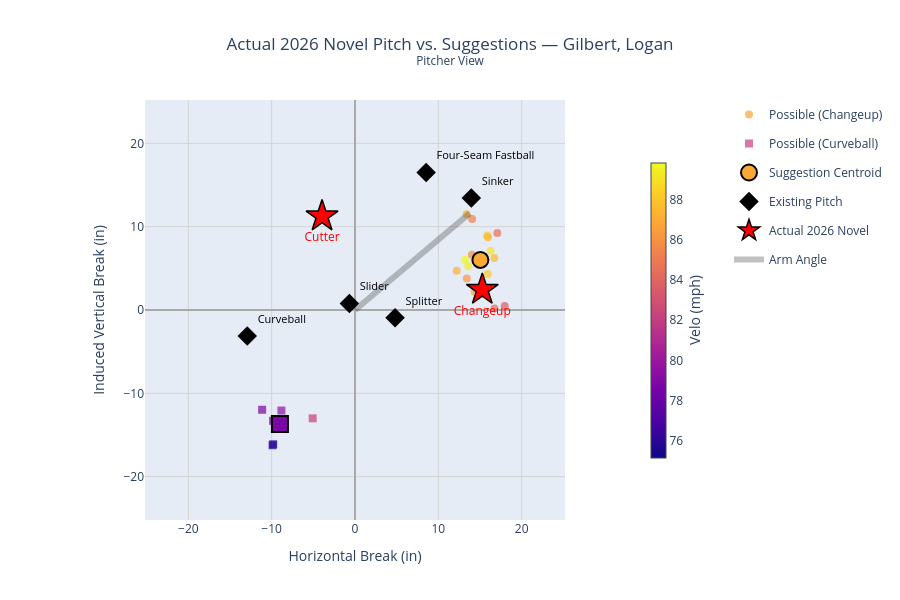

Notebook cell for this chart:
### Code cell
# Any pitcher in novel_2026 works. Soroka's actual 2026 Cutter landed almost exactly on his
# suggested Cutter centroid; try e.g. 'Helsley, Ryan' or 'May, Dustin' for other cases.
validate_pitcher('Gilbert, Logan', novel_2026, pools, throws, pitch_type_summ_2125)

### Figure 1 — Plotly figure (JSON) as saved in the notebook; plotly's stock layout.template omitted (floating-point values rounded to 4 significant figures)
{"data": [{"customdata": [["Petricka, Jake", "Changeup", 86.75], ["May, Trevor", "Changeup", 87.29], ["Brogdon, Connor", "Changeup", 84.57], ["Jiménez, Joe", "Changeup", 89.05], ["Megill, Tylor", "Changeup", 87.16], ["Oviedo, Luis", "Changeup", 85.32], ["Williams, Gavin", "Changeup", 88.48], ["Strider, Spencer", "Changeup", 85.88], ["Heuer, Codi", "Changeup", 87.24], ["Whitlock, Garrett", "Changeup", 84.34], ["Kelly, Zack", "Changeup", 83.59], ["Leahy, Kyle", "Changeup", 89.83], ["Brown, McCade", "Changeup", 87.58], ["Varland, Louis", "Changeup", 89.43], ["Robertson, Nick", "Changeup", 88.17], ["Mize, Casey", "Splitter", 86.23]], "hovertemplate": "<b>%{customdata[0]}</b><br>%{customdata[1]} — %{customdata[2]:.1f} mph<extra></extra>", "marker": {"cmax": 89.83, "cmin": 75.18, "color": [86.75, 87.29, 84.57, 89.05, 87.16, 85.32, 88.48, 85.88, 87.24, 84.34, 83.59, 89.83, 87.58, 89.43, 88.17, 86.23], "colorbar": {"len": 0.75, "thickness": 15, "title": {"side": "right", "text": "Velo (mph)"}, "x": 1.02}, "colorscale": [[0, "#0d0887"], [0.1111, "#46039f"], [0.2222, "#7201a8"], [0.3333, "#9c179e"], [0.4444, "#bd3786"], [0.5556, "#d8576b"], [0.6667, "#ed7953"], [0.7778, "#fb9f3a"], [0.8889, "#fdca26"], [1, "#f0f921"]], "opacity": 0.7, "showscale": true, "size": 8, "symbol": "circle"}, "mode": "markers", "name": "Possible (Changeup)", "type": "scatter", "x": [14.36, 13.4, 17.08, 16.26, 12.2, 14.06, 15.85, 14.03, 15.95, 16.74, 17.97, 13.2, 16.72, 13.59, 15.92, 13.41], "y": [2.184, 11.49, 9.232, 7.111, 4.698, 10.92, 8.952, 6.632, 8.718, 0.1859, 0.468, 6.036, 6.244, 5.253, 4.315, 3.793]}, {"customdata": [["Hendriks, Liam", "Curveball", 82.18], ["Megill, Tylor", "Curveball", 78.06], ["Oviedo, Luis", "Curveball", 75.18], ["Williams, Gavin", "Curveball", 76.25], ["Leahy, Kyle", "Curveball", 81.62], ["Mize, Casey", "Knuckle Curve", 79.61], ["Brown, McCade", "Knuckle Curve", 78.71]], "hovertemplate": "<b>%{customdata[0]}</b><br>%{customdata[1]} — %{customdata[2]:.1f} mph<extra></extra>", "marker": {"cmax": 89.83, "cmin": 75.18, "color": [82.18, 78.06, 75.18, 76.25, 81.62, 79.61, 78.71], "colorscale": [[0, "#0d0887"], [0.1111, "#46039f"], [0.2222, "#7201a8"], [0.3333, "#9c179e"], [0.4444, "#bd3786"], [0.5556, "#d8576b"], [0.6667, "#ed7953"], [0.7778, "#fb9f3a"], [0.8889, "#fdca26"], [1, "#f0f921"]], "opacity": 0.7, "showscale": false, "size": 8, "symbol": "square"}, "mode": "markers", "name": "Possible (Curveball)", "type": "scatter", "x": [-5.071, -9.819, -9.815, -9.892, -8.498, -8.828, -11.14], "y": [-13.0, -13.3, -16.11, -16.23, -13.07, -12.06, -11.97]}, {"hovertemplate": "<b>Suggestion: Changeup</b><br>HB %{x:.1f} / IVB %{y:.1f} in<extra></extra>", "legendgroup": "centroid", "marker": {"cmax": 89.83, "cmin": 75.18, "color": [86.93], "colorscale": [[0, "#0d0887"], [0.1111, "#46039f"], [0.2222, "#7201a8"], [0.3333, "#9c179e"], [0.4444, "#bd3786"], [0.5556, "#d8576b"], [0.6667, "#ed7953"], [0.7778, "#fb9f3a"], [0.8889, "#fdca26"], [1, "#f0f921"]], "line": {"color": "black", "width": 2}, "size": 16, "symbol": "circle"}, "mode": "markers", "name": "Suggestion Centroid", "showlegend": true, "type": "scatter", "x": [15.05], "y": [6.015]}, {"hovertemplate": "<b>Suggestion: Curveball</b><br>HB %{x:.1f} / IVB %{y:.1f} in<extra></extra>", "legendgroup": "centroid", "marker": {"cmax": 89.83, "cmin": 75.18, "color": [78.8], "colorscale": [[0, "#0d0887"], [0.1111, "#46039f"], [0.2222, "#7201a8"], [0.3333, "#9c179e"], [0.4444, "#bd3786"], [0.5556, "#d8576b"], [0.6667, "#ed7953"], [0.7778, "#fb9f3a"], [0.8889, "#fdca26"], [1, "#f0f921"]], "line": {"color": "black", "width": 2}, "size": 16, "symbol": "square"}, "mode": "markers", "name": "Suggestion Centroid", "showlegend": false, "type": "scatter", "x": [-9.01], "y": [-13.68]}, {"hovertemplate": "Existing: %{text}<extra></extra>", "marker": {"color": "black", "size": 15, "symbol": "diamond"}, "mode": "markers+text", "name": "Existing Pitch", "text": ["Curveball", "Four-Seam Fastball", "Splitter", "Sinker", "Slider"], "textfont": {"color": "black", "size": 11}, "textposition": "top right", "type": "scatter", "x": [-12.93, 8.538, 4.81, 13.96, -0.6767], "y": [-3.107, 16.51, -0.9433, 13.45, 0.7691]}, {"customdata": [["Changeup", 85.36, 1.22], ["Cutter", 91.06, 1.429]], "hovertemplate": "<b>ACTUAL 2026: %{customdata[0]}</b><br>%{customdata[1]:.1f} mph<br>HB %{x:.1f} / IVB %{y:.1f} in<br>novelty %{customdata[2]:.2f}<extra></extra>", "marker": {"color": "red", "line": {"color": "black", "width": 1.5}, "size": 24, "symbol": "star"}, "mode": "markers+text", "name": "Actual 2026 Novel", "text": ["Changeup", "Cutter"], "textfont": {"color": "red", "size": 12}, "textposition": "bottom center", "type": "scatter", "x": [15.28, -3.954], "y": [2.441, 11.25]}, {"hovertemplate": "Arm Angle 40.2°<extra></extra>", "line": {"color": "rgba(50,50,50,0.3)", "width": 6}, "mode": "lines", "name": "Arm Angle", "type": "scatter", "x": [0, 13.76], "y": [0, 11.61]}], "layout": {"height": 600, "legend": {"x": 1.18, "xanchor": "left", "y": 1}, "margin": {"r": 220}, "title": {"text": "Actual 2026 Novel Pitch vs. Suggestions — Gilbert, Logan<br><sup>Pitcher View</sup>", "x": 0.5, "xanchor": "center"}, "xaxis": {"constrain": "domain", "gridcolor": "lightgrey", "range": [-25.2, 25.2], "showgrid": true, "title": {"text": "Horizontal Break (in)"}, "zeroline": true, "zerolinecolor": "darkgrey"}, "yaxis": {"constrain": "domain", "gridcolor": "lightgrey", "range": [-25.2, 25.2], "scaleanchor": "x", "scaleratio": 1, "showgrid": true, "title": {"text": "Induced Vertical Break (in)"}, "zeroline": true, "zerolinecolor": "darkgrey"}}}
